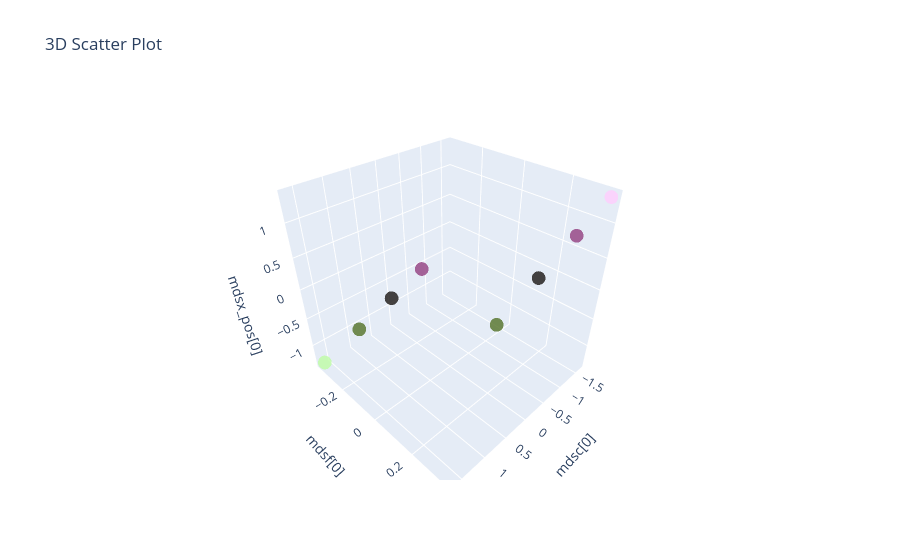

The cell this chart's notebook holds for it:
### Code cell
import plotly.graph_objects as go

# Creating the 3D scatter plot
fig = go.Figure(data=[go.Scatter3d(
    x=mdsc[0],
    y=mdsf[0],
    z=mdsx_pos[0],
    mode='markers',
    marker=dict(
        size=8,
        color=list(gl.colour_mapping.values())[5:13],
        opacity=0.8
    )
)])

# Setting the labels for the axes
fig.update_layout(
    scene=dict(
        xaxis_title="mdsc[0]",
        yaxis_title="mdsf[0]",
        zaxis_title="mdsx_pos[0]",
    ),
    title="3D Scatter Plot",
)

# Display the interactive plot
fig.show()

### Figure 1 — Plotly figure (JSON) as saved in the notebook; plotly's stock layout.template omitted (floating-point values rounded to 4 significant figures)
{"data": [{"marker": {"color": [[1.0, 0.8035, 0.9921, 1.0], [0.5721, 0.2448, 0.501, 1.0], [0.1006, 0.08334, 0.07434, 1.0], [0.3229, 0.4462, 0.1517, 1.0], [0.5721, 0.2448, 0.501, 1.0], [0.1006, 0.08334, 0.07434, 1.0], [0.3229, 0.4462, 0.1517, 1.0], [0.7446, 0.9914, 0.6475, 1.0]], "opacity": 0.8, "size": 8}, "mode": "markers", "x": [-1.633, -0.8165, -4.154e-16, 0.8165, -0.8165, -4.154e-16, 0.8165, 1.633], "y": [0.3536, 0.3536, 0.3536, 0.3536, -0.3536, -0.3536, -0.3536, -0.3536], "z": [1.342, 1.086, 0.83, 0.5739, -0.5739, -0.83, -1.086, -1.342], "type": "scatter3d"}], "layout": {"scene": {"xaxis": {"title": {"text": "mdsc[0]"}}, "yaxis": {"title": {"text": "mdsf[0]"}}, "zaxis": {"title": {"text": "mdsx_pos[0]"}}}, "title": {"text": "3D Scatter Plot"}}}
